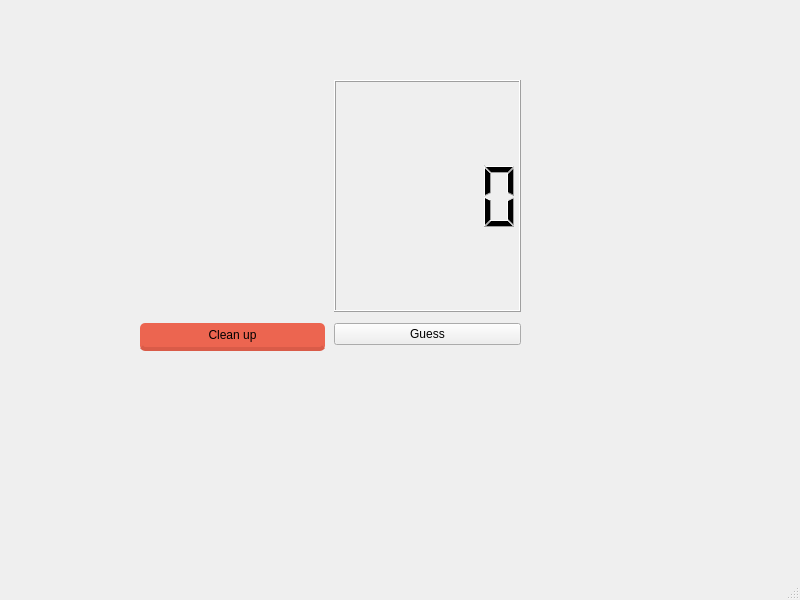
<?xml version="1.0" encoding="UTF-8"?>
<ui version="4.0">
 <class>MainWindow</class>
 <widget class="QMainWindow" name="MainWindow">
  <property name="geometry">
   <rect>
    <x>0</x>
    <y>0</y>
    <width>800</width>
    <height>600</height>
   </rect>
  </property>
  <property name="windowIcon">
   <iconset>
    <normaloff>happy.png</normaloff>happy.png</iconset>
  </property>
  <property name="styleSheet">
   <string notr="true"/>
  </property>
  <widget class="QWidget" name="centralwidget">
   <widget class="QWidget" name="layoutWidget">
    <property name="geometry">
     <rect>
      <x>140</x>
      <y>80</y>
      <width>381</width>
      <height>271</height>
     </rect>
    </property>
    <layout class="QGridLayout" name="gridLayout_2">
     <item row="0" column="0">
      <widget class="PaintScene" name="widget" native="true">
       <property name="enabled">
        <bool>true</bool>
       </property>
       <property name="minimumSize">
        <size>
         <width>0</width>
         <height>100</height>
        </size>
       </property>
      </widget>
     </item>
     <item row="2" column="1">
      <widget class="QPushButton" name="G">
       <property name="styleSheet">
        <string notr="true"/>
       </property>
       <property name="text">
        <string>Guess</string>
       </property>
      </widget>
     </item>
     <item row="2" column="0">
      <widget class="QPushButton" name="CL">
       <property name="styleSheet">
        <string notr="true">float: right;
margin-right: 3%;
Margin-top: 5px;
border-radius: 5px;
-moz-border-radius: 5px;
-webkit-border-radius: 5px;
padding: 5px 9px;
font-size: 1.2em;
background-color: rgba(236, 101, 80, 1);
text-shadow: # 454545 0 0 2px;
border-bottom: 4px solid rgba(217, 91, 72, 1);</string>
       </property>
       <property name="text">
        <string>Clean up</string>
       </property>
      </widget>
     </item>
     <item row="0" column="1">
      <widget class="QLCDNumber" name="lcdNumber"/>
     </item>
    </layout>
   </widget>
  </widget>
  <widget class="QMenuBar" name="menubar">
   <property name="geometry">
    <rect>
     <x>0</x>
     <y>0</y>
     <width>800</width>
     <height>25</height>
    </rect>
   </property>
  </widget>
  <widget class="QStatusBar" name="statusbar"/>
 </widget>
 <customwidgets>
  <customwidget>
   <class>PaintScene</class>
   <extends>QWidget</extends>
   <header>paintscene.h</header>
   <container>1</container>
   <slots>
    <slot>clear()</slot>
    <slot>save()</slot>
   </slots>
  </customwidget>
 </customwidgets>
 <resources/>
 <connections>
  <connection>
   <sender>CL</sender>
   <signal>clicked()</signal>
   <receiver>MainWindow</receiver>
   <slot>clearLCD()</slot>
   <hints>
    <hint type="sourcelabel">
     <x>197</x>
     <y>374</y>
    </hint>
    <hint type="destinationlabel">
     <x>79</x>
     <y>167</y>
    </hint>
   </hints>
  </connection>
  <connection>
   <sender>G</sender>
   <signal>clicked()</signal>
   <receiver>MainWindow</receiver>
   <slot>StartGuess()</slot>
   <hints>
    <hint type="sourcelabel">
     <x>519</x>
     <y>374</y>
    </hint>
    <hint type="destinationlabel">
     <x>696</x>
     <y>96</y>
    </hint>
   </hints>
  </connection>
  <connection>
   <sender>CL</sender>
   <signal>clicked()</signal>
   <receiver>widget</receiver>
   <slot>clear()</slot>
   <hints>
    <hint type="sourcelabel">
     <x>293</x>
     <y>360</y>
    </hint>
    <hint type="destinationlabel">
     <x>287</x>
     <y>320</y>
    </hint>
   </hints>
  </connection>
 </connections>
 <slots>
  <slot>clearLCD()</slot>
  <slot>StartGuess()</slot>
  <slot>clear()</slot>
 </slots>
</ui>
